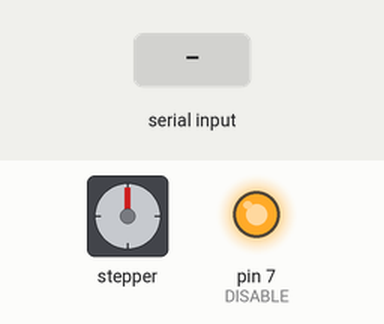
A sketch run on a simulated Arduino Uno, built with avr-gcc and run on an emulated ATmega328P. On the bench: stepper motor, output pins drawn as LEDs (lit = HIGH). Wiring (inferred from the names in the program): stepper motor driver (200 steps per turn assumed): step pin 6; direction pin 5. The inputs (shaded band) are chosen by the test bench. Pins used as bus, display or sensor lines are not drawn; what the sketch prints to the serial monitor is not drawn.

Above: at 1.2 s.
1.3 s: ".\n" received over Serial
At 2.5 s:
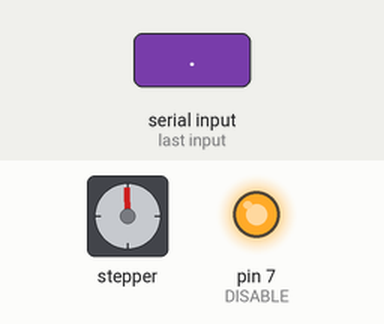
2.8 s: byte 46 ('.') received over Serial
At 3.8 s:
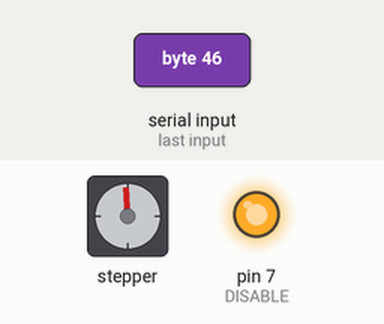
4.3 s: "90,45\n" received over Serial
5.8 s: byte 13 ('\r') received over Serial
At 6.2 s:
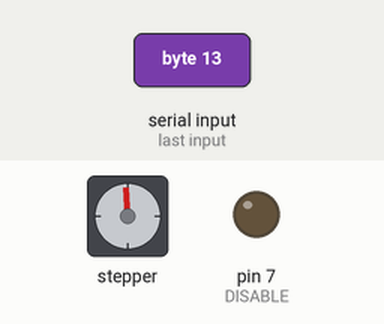
Timing chart, 0 to 59.3 s (numbered marks = the images above; inputs shaded):
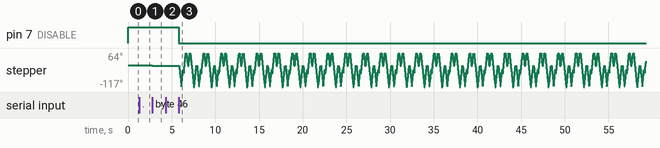

The sketch:

motor.ino
```cpp
#define STEP 6
#define DIR 5
#define DISABLE 7

#define ROT_PER_SEC 2.5
#define STEP_PER_ROT 100
#define USEC_PER_STEP_2 (1000000UL/(ROT_PER_SEC * STEP_PER_ROT * 2))

static inline void step() {
  digitalWrite(STEP, 1);
  delayMicroseconds(USEC_PER_STEP_2);
  digitalWrite(STEP, 0);
  delayMicroseconds(USEC_PER_STEP_2);
}

static inline void steps(int8_t n) {
  if(n < 0) {
    n = -n;
    digitalWrite(DIR, 1);
  } else {
    digitalWrite(DIR, 0);
  }

  while(n--) {
    step();
  }
}

void setup() {
  Serial.begin(9600);
  pinMode(STEP, OUTPUT);
  pinMode(DIR, OUTPUT);
  pinMode(DISABLE, OUTPUT);

  digitalWrite(DISABLE, 1);

  Serial.write("Ready.\r\n");
}

int r = 0;

void loop() {
  if(Serial.available()) {
    int c = Serial.read();
    if(c == '.') {
      r = 0;
      step();
    }
    if(c >= '0' && c <= '9') {
      r = r * 10 + c - '0';
    }
    if(c == '\r') {
      while(r > 0) {
        digitalWrite(DISABLE, 0);
        delay(50);
        steps(STEP_PER_ROT*5/8);
        delay(10);
        steps(-STEP_PER_ROT/2);
        delay(10);
        steps(STEP_PER_ROT/8);
        delay(10);
        steps(-STEP_PER_ROT/2-STEP_PER_ROT/8);
        delay(50);
        steps(STEP_PER_ROT-STEP_PER_ROT*5/8);
        delay(100);

        steps(-STEP_PER_ROT*3/8);
        delay(50);
        steps(STEP_PER_ROT);
        delay(50);
        steps(-STEP_PER_ROT+STEP_PER_ROT*3/8);

        r--;
      }
      delay(500);
      digitalWrite(DISABLE, 1);
      r = 0;
    }

    if(c != '\n') {
      Serial.write(c);
      if(c == '\r') {
        Serial.write('\n');
      }
    }
  }
}
```

Measured:
- after the input at 4.3 s, every drawn part: stays the same
- after the input at 5.8 s, pin 7 (DISABLE): HIGH → LOW at once
